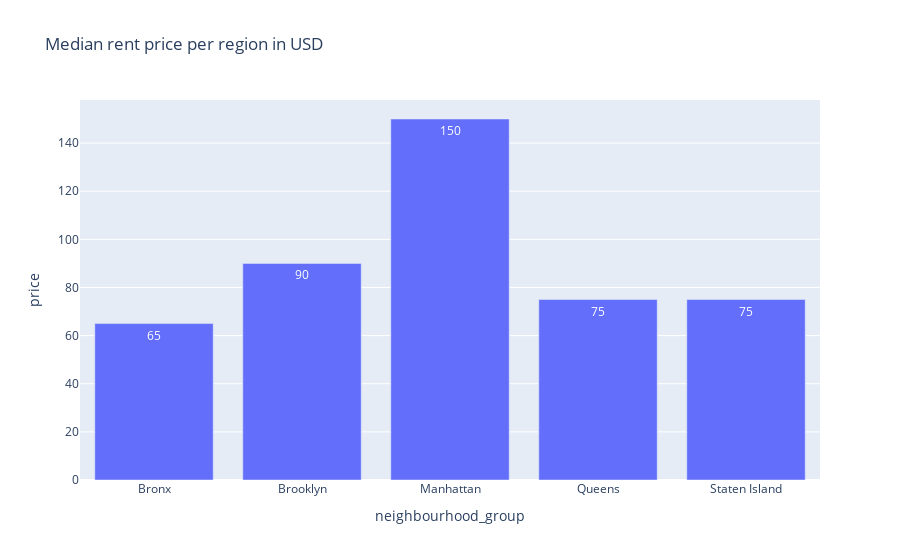

Notebook cell for this chart:
### Markdown cell above
### 5 - Desenhe um grafico de barras, mostrando a mediana de aluguel diaria de cada regiao

### Code cell
median_price_region = data[['neighbourhood_group', 'price']].groupby('neighbourhood_group').median().reset_index()

px.bar(median_price_region, x='neighbourhood_group', y='price', title= 'Median rent price per region in USD', text_auto=True)

### Figure 1 — Plotly figure (JSON) as saved in the notebook; plotly's stock layout.template omitted (floating-point values rounded to 4 significant figures)
{"data": [{"alignmentgroup": "True", "hovertemplate": "neighbourhood_group=%{x}<br>price=%{y}<extra></extra>", "legendgroup": "", "marker": {"color": "#636efa", "pattern": {"shape": ""}}, "name": "", "offsetgroup": "", "orientation": "v", "showlegend": false, "textposition": "auto", "texttemplate": "%{y}", "type": "bar", "x": ["Bronx", "Brooklyn", "Manhattan", "Queens", "Staten Island"], "xaxis": "x", "y": [65, 90, 150, 75, 75], "yaxis": "y"}], "layout": {"barmode": "relative", "legend": {"tracegroupgap": 0}, "title": {"text": "Median rent price per region in USD"}, "xaxis": {"anchor": "y", "domain": [0, 1], "title": {"text": "neighbourhood_group"}}, "yaxis": {"anchor": "x", "domain": [0, 1], "title": {"text": "price"}}}}
